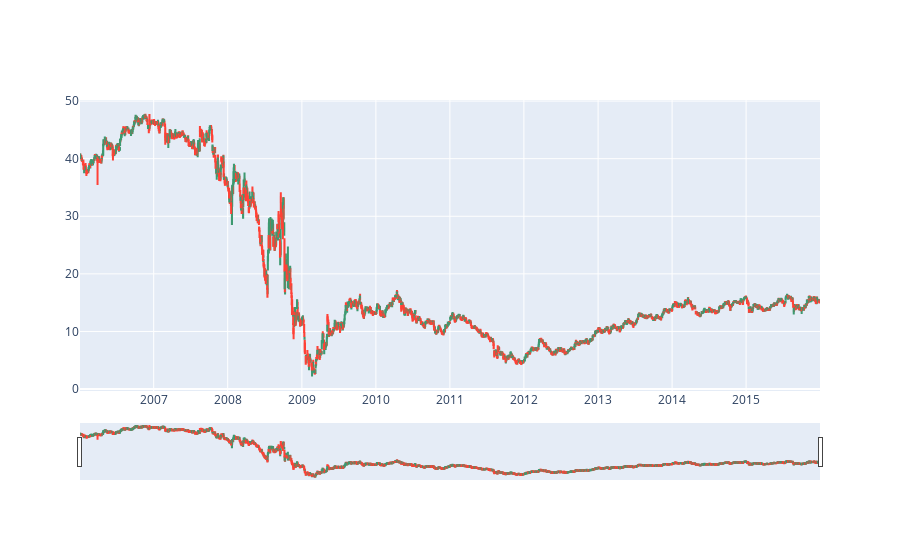

The cell this chart's notebook holds for it:
### Code cell
fig = go.Figure(data = [go.Candlestick(x=BAC["Date"],
                                      open = BAC["Open"],
                                      high = BAC["High"], 
                                      low = BAC["Low"],
                                      close = BAC["Close"])])
fig.show()

### Figure 1 — Plotly figure (JSON) as saved in the notebook; plotly's stock layout.template omitted (floating-point values rounded to 4 significant figures; data arrays with more than 128 entries replaced by an {"elided": "..."} marker saying what was removed)
{"data": [{"close": {"elided": "2517 float values"}, "high": {"elided": "2517 float values"}, "low": {"elided": "2517 float values"}, "open": {"elided": "2517 float values"}, "type": "candlestick", "x": {"elided": "2517 str values"}}], "layout": {}}
